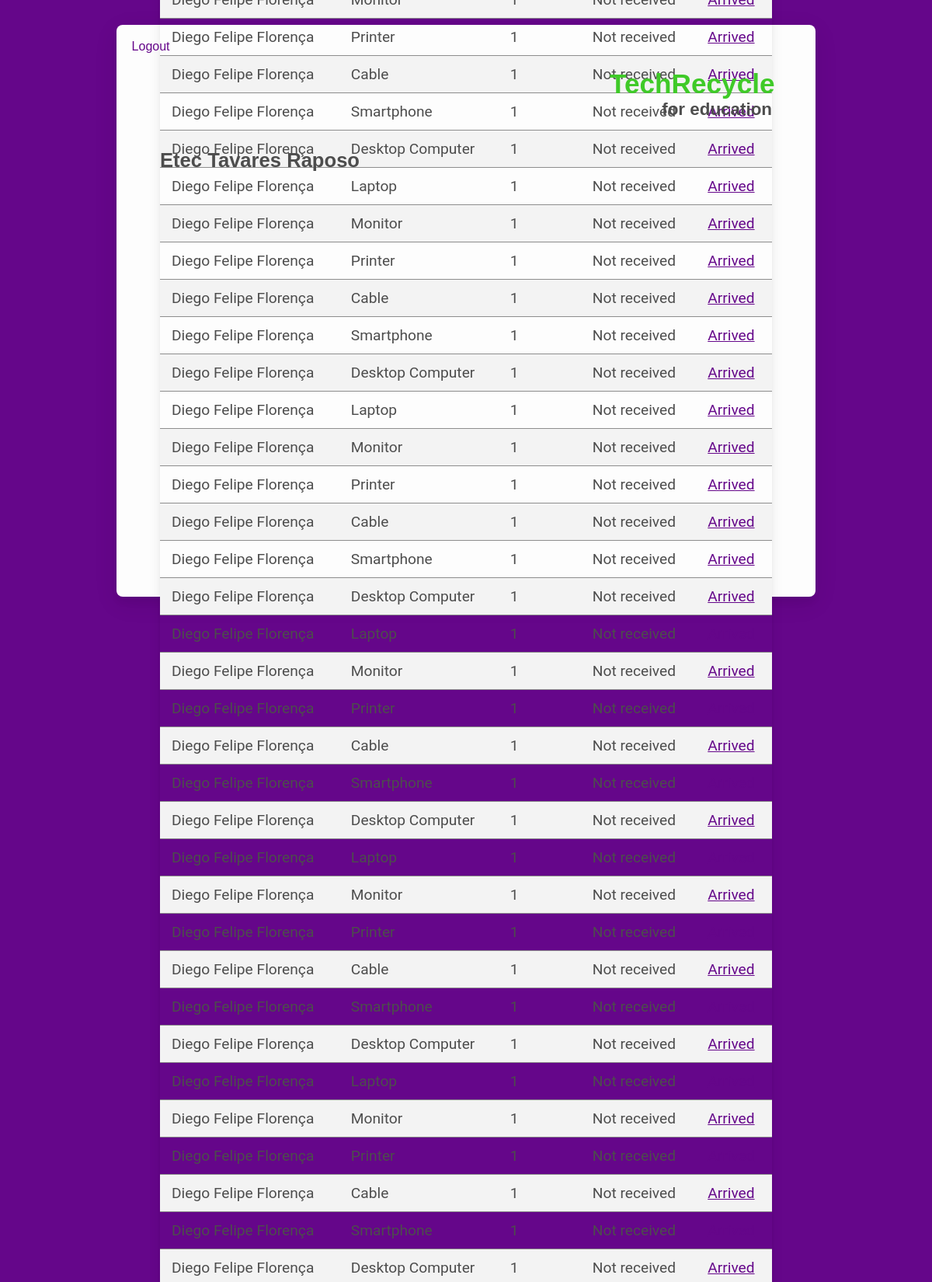
/school_page (signed in, upper part), run on the app's committed database.
### tables this page shows
CREATE TABLE "schools" (
	"id"	INTEGER,
	"name"	VARCHAR(255),
	"address"	VARCHAR(255),
	"city"	VARCHAR(255),
	"state"	VARCHAR(255),
	"country"	VARCHAR(255),
	"phone"	VARCHAR(20),
	"email"	VARCHAR(255),
	"password"	VARCHAR(255),
	"latitude"	Decimal(8, 6),
	"longitude"	Decimal(9, 6),
	"photo"	VARCHAR(255),
	PRIMARY KEY("id")
);

CREATE TABLE "donations" (
	"id"	INTEGER,
	"user_id"	VARCHAR(255),
	"school_id"	VARCHAR(255),
	"item_id"	VARCHAR(255),
	"amount"	VARCHAR(255),
	"received"	INTEGER,
	PRIMARY KEY("id")
);

CREATE TABLE 'users' ( 'id' INTEGER PRIMARY KEY, 'name' VARCHAR(255), 'email' VARCHAR(255), 'password' VARCHAR(255), 'photo' VARCHAR(255) );

CREATE TABLE 'items' ( 'id' INTEGER PRIMARY KEY, 'name' VARCHAR(255), 'description' VARCHAR(255), 'icon' VARCHAR(255), 'scores' INTEGER );

### app.py (the view)
@app.route('/school_page')
def schoolPage():
    if 'userId' in session:
        schoolId = session['userId']
        con = sql.connect(DATABASE)
        con.row_factory = sql.Row
        cursor = con.cursor()
        itemId = request.args.get('id')
        if itemId:
            cursor.execute(
                'UPDATE `donations` SET `received` = 1 WHERE id = ?', [itemId])
            con.commit()
        cursor.execute(
            'SELECT donations.id, donations.amount, donations.received, users.name AS user, items.name AS item, items.scores, schools.name AS school FROM `donations` INNER JOIN `schools` ON schools.id = donations.school_id INNER JOIN `items` ON items.id = donations.item_id INNER JOIN `users` ON users.id = donations.user_id WHERE donations.school_id=?', [schoolId])
        donations = cursor.fetchall()
        return render_template('school_page.html', donations=donations)
    else:
        return redirect('/login')

### templates/school_page.html (shortened to what this page needs)
{% extends "layout.html" %} {% block pageTitle %} {{ donations[0]['school'] }}
{% endblock %} {% block content %}
<table class="styled-table">
  {% for donation in donations %} {% if donation['received'] == 0 %}
  <tr>
    <td>{{ donation['user'] }}</td>
    <td>{{ donation['item'] }}</td>
    <td>{{ donation['amount'] }}</td>
    <td>Not received</td>
    <td><a href="/school_page?id={{ donation['id'] }}">Arrived</a></td>
  </tr>
  {% endif %} {% endfor %}
</table>
{% endblock%}

### static/css/style.css (style rules this page uses)
:root { --primary: #4d4d4d; --secondary: #ffffff; --white: #fdfdfd; --darkgray: #3d3d3d; --lightgray: #8d8d8d; --lightergray: #f3f3f3; --green: #3fca28; --purple: #65068a; --font: 'Roboto', sans-serif; --shadow-small: 0px 2px 2px rgba(0, 0, 0, 0.04), 0px 2px 8px rgba(0, 0, 0, 0.08); --shadow: 0px 4px 4px rgba(0, 0, 0, 0.04), 0px 4px 16px rgba(0, 0, 0, 0.08); --shadow-big: 0px 8px 8px rgba(0, 0, 0, 0.04), 0px 8px 32px rgba(0, 0, 0, 0.08); }
* { margin: 0; padding: 0; -webkit-box-sizing: border-box; box-sizing: border-box; }
html, body, #root { max-height: 100vh; max-width: 100vw; height: 100%; width: 100%; }
body { padding: 2em; font-family: var(--font); color: var(--primary); background-color: var(--purple); }
a { color: var(--purple); }
.styled-table { border-collapse: collapse; margin: 1em 0; font-size: 1.2em; min-width: 300px; border-radius: 8px 8px 0 0; overflow: hidden; -webkit-box-shadow: var(--shadow); box-shadow: var(--shadow); }
.styled-table tbody tr { border-bottom: 1px solid var(--lightgray); }
.styled-table tbody tr:nth-of-type(even) { background-color: var(--lightergray); }

### data on the page
schools: name "Etec Tavares Raposo"
donations: user "Diego Felipe Florença", item "Printer", amount "1"
donations: user "Diego Felipe Florença", item "Cable", amount "1"
donations: user "Diego Felipe Florença", item "Smartphone", amount "1"
donations: user "Diego Felipe Florença", item "Desktop Computer", amount "1"
donations: user "Diego Felipe Florença", item "Laptop", amount "1"
donations: user "Diego Felipe Florença", item "Monitor", amount "1"
donations: user "Diego Felipe Florença", item "Printer", amount "1"
donations: user "Diego Felipe Florença", item "Cable", amount "1"
donations: user "Diego Felipe Florença", item "Smartphone", amount "1"
donations: user "Diego Felipe Florença", item "Desktop Computer", amount "1"
donations: user "Diego Felipe Florença", item "Laptop", amount "1"
donations: user "Diego Felipe Florença", item "Monitor", amount "1"
donations: user "Diego Felipe Florença", item "Printer", amount "1"
donations: user "Diego Felipe Florença", item "Cable", amount "1"
donations: user "Diego Felipe Florença", item "Smartphone", amount "1"
donations: user "Diego Felipe Florença", item "Desktop Computer", amount "1"
donations: user "Diego Felipe Florença", item "Laptop", amount "1"
donations: user "Diego Felipe Florença", item "Monitor", amount "1"
donations: user "Diego Felipe Florença", item "Printer", amount "1"
donations: user "Diego Felipe Florença", item "Cable", amount "1"
donations: user "Diego Felipe Florença", item "Smartphone", amount "1"
donations: user "Diego Felipe Florença", item "Desktop Computer", amount "1"
donations: user "Diego Felipe Florença", item "Laptop", amount "1"
donations: user "Diego Felipe Florença", item "Monitor", amount "1"
donations: user "Diego Felipe Florença", item "Printer", amount "1"
donations: user "Diego Felipe Florença", item "Cable", amount "1"
donations: user "Diego Felipe Florença", item "Smartphone", amount "1"
donations: user "Diego Felipe Florença", item "Desktop Computer", amount "1"
donations: user "Diego Felipe Florença", item "Laptop", amount "1"
donations: user "Diego Felipe Florença", item "Monitor", amount "1"
donations: user "Diego Felipe Florença", item "Printer", amount "1"
donations: user "Diego Felipe Florença", item "Cable", amount "1"
donations: user "Diego Felipe Florença", item "Smartphone", amount "1"
donations: user "Diego Felipe Florença", item "Desktop Computer", amount "1"
